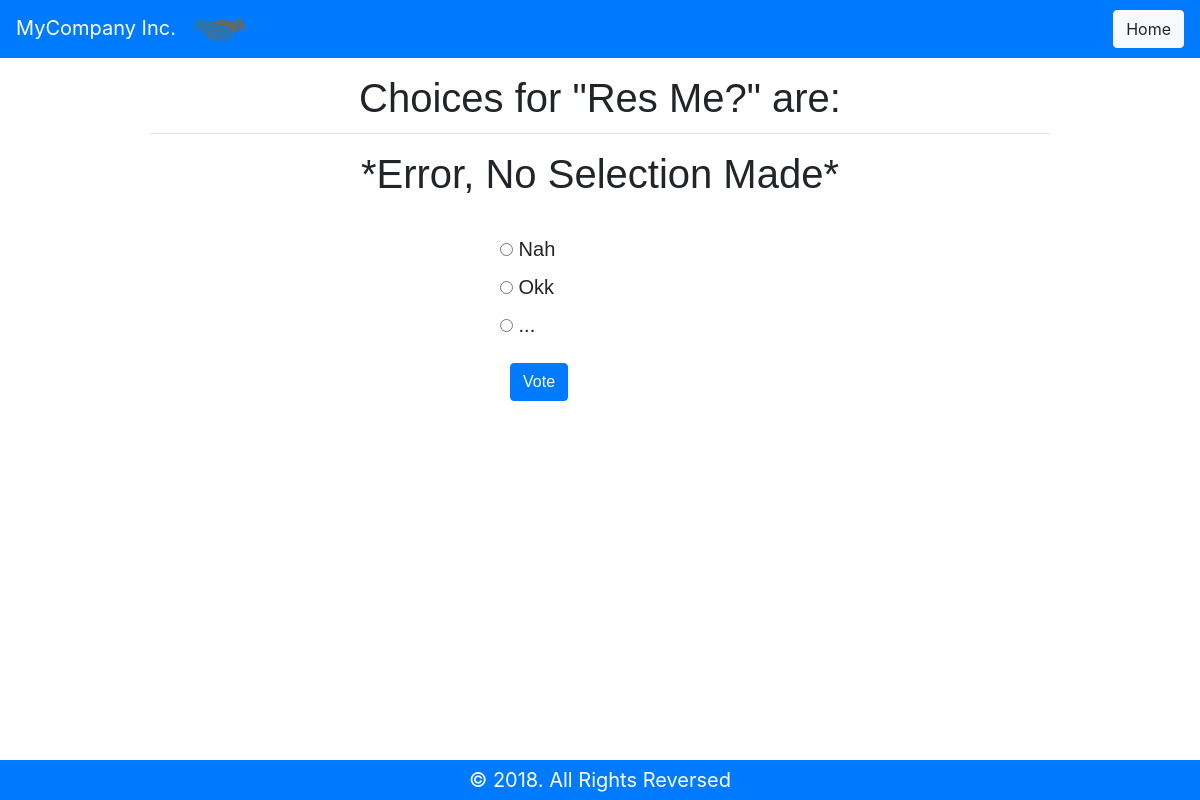
Before: /polls/4/vote with the older database file.
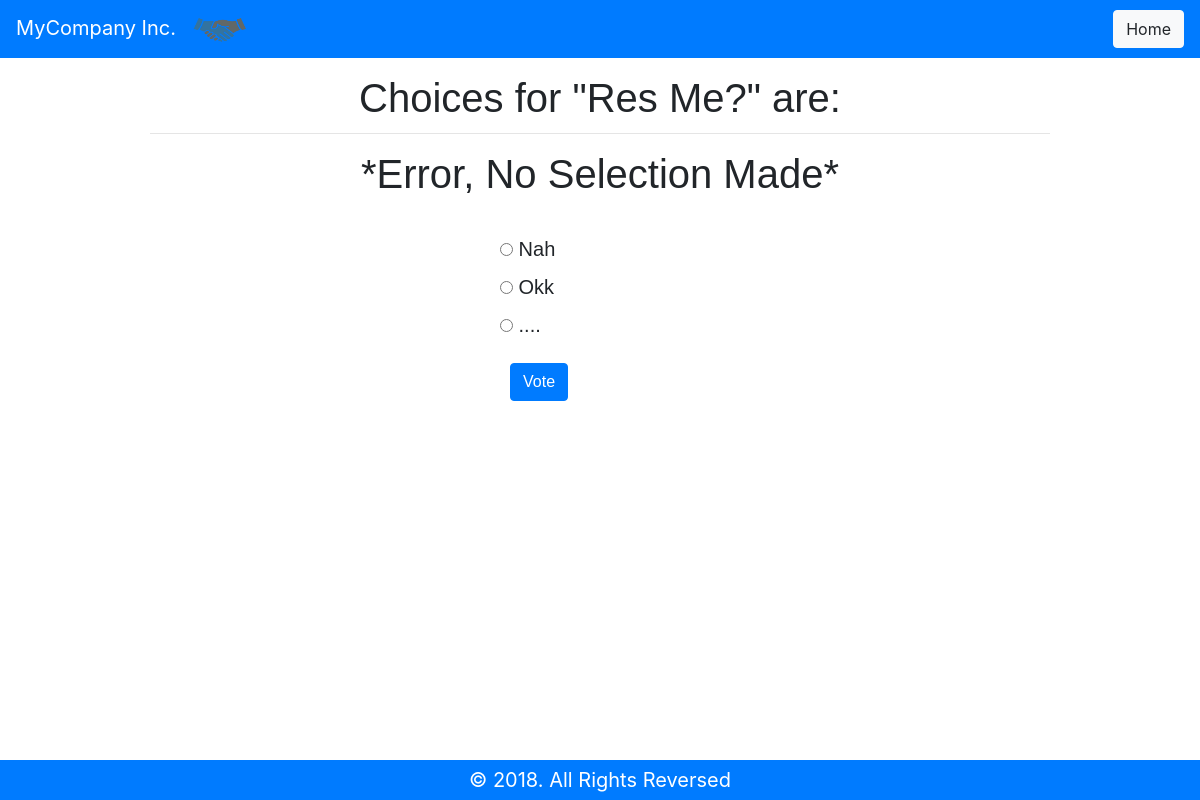
After: the same page with the newer database file.
### polls/models.py (models this page shows, shortened)
class Choice(models.Model):
    question = models.ForeignKey(Question, on_delete=models.CASCADE)
    choice_text = models.CharField(max_length=200)
    votes = models.IntegerField(default=0)

### polls/views.py (the view)
# urls.py: path('<question_id>/vote', views.vote, name='vote'),
def vote(request, question_id):
    question = get_object_or_404(Question, pk=question_id)
    try:
        selected_choice = question.choice_set.get(pk = request.POST['choice'])
    except:
        return render(request, 'polls/detail.html', {'question':question, 'error_message': "*Error, No Selection Made*"})
    else:
        selected_choice.votes += 1
        selected_choice.save()
        return HttpResponseRedirect(reverse('results', args=(question.id,)))

### polls/templates/polls/detail.html (shortened to what this page needs)
{% extends 'polls/base.html' %}
{% block main_content%}
<div class="contatiner-fluid"><h1> Choices for "{{question.question_text}}" are: </h1><hr class="q1"></div>
{% if error_message %} <h1>{{error_message}}</h1> {% endif %}
<div class="contatiner-fluid radiodiv mx-auto">
<form action = "{% url 'vote' question.id %}" method="post">
  {% for choice in question.choice_set.all %}
    <input type="radio" name="choice" id="choice{{forloop.counter}}" value ="{{choice.id}}">
    <label for="choice{{forloop.counter}}"> {{choice.choice_text}} </label> <br>
  {% endfor %}
  <input type="submit" value="Vote" class="btn btn-primary" style="margin-top:15px;margin-left:10px">
</form>
</div>
{% endblock %}

Changed rows visible on the page:
changed Choice (number 3 of 3 on the later page): choice "☐ ..." → "☐ ...."; choice_text "..." → "...."
